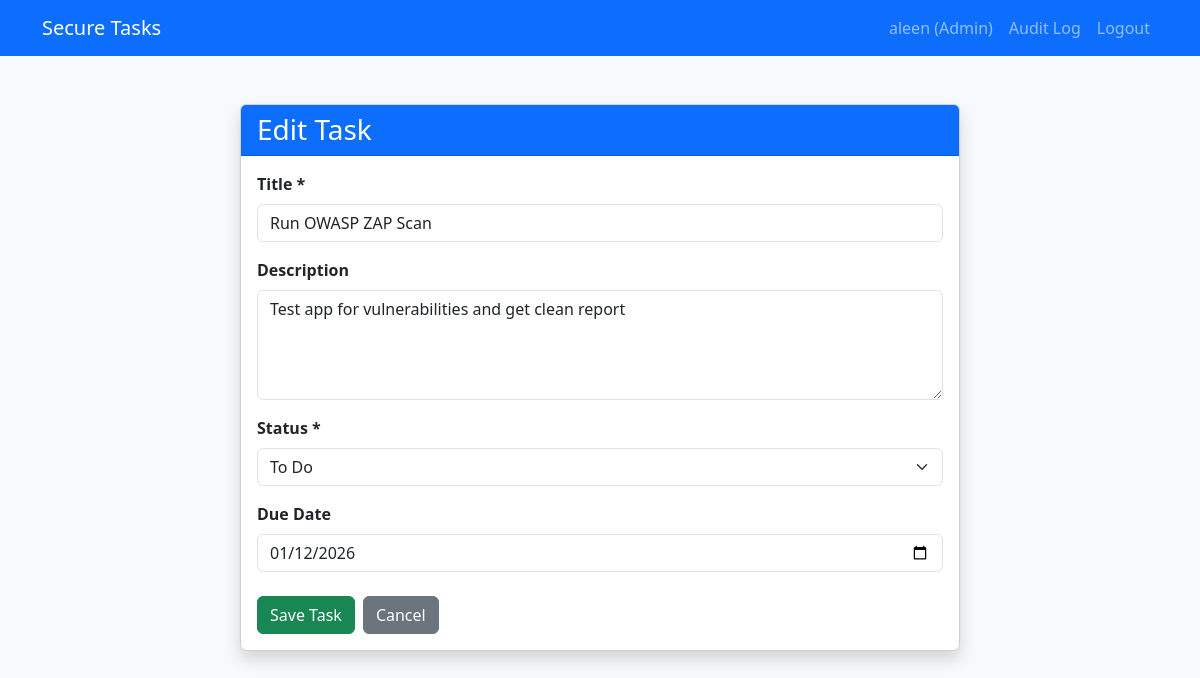
The page /tasks/3/update/ (signed in) on the database its author committed.
### tasks/models.py (models this page shows, shortened)
class Task(models.Model):
    STATUS_CHOICES = [
        ('TODO', 'To Do'),
        ('IN_PROGRESS', 'In Progress'),
        ('DONE', 'Done'),
    ]
    title = models.CharField(
        max_length=200,
        help_text="Task title (required)"
    )
    description = models.TextField(
        blank=True,
        null=True,
        help_text="Optional task description"
    )
    status = models.CharField(
        max_length=20,
        choices=STATUS_CHOICES,
        default='TODO',
        help_text="Current task status"
    )
    due_date = models.DateField(
        null=True,
        blank=True,
        help_text="Optional due date"
    )
    owner = models.ForeignKey(
        User,
        on_delete=models.CASCADE,
        related_name='tasks',
        help_text="Task owner (for access control)"
    )
    created_at = models.DateTimeField(
        auto_now_add=True,
        help_text="Auto-set creation timestamp"
    )
    class Meta:
        ordering = ['-created_at']
        verbose_name = 'Task'
        verbose_name_plural = 'Tasks'

### tasks/views.py (the view, shortened to what this page needs)
# urls.py: path('<int:pk>/update/', views.TaskUpdateView.as_view(), name='task_update'),
class TaskUpdateView(LoginRequiredMixin, UserPassesTestMixin, UpdateView):
    model = Task
    fields = ['title', 'description', 'status', 'due_date']
    template_name = 'tasks/task_form.html'
    success_url = reverse_lazy('task_list')
    def test_func(self):
        task = self.get_object()
        return self.request.user == task.owner or self.request.user.is_staff

### securetaskapp/templates/tasks/task_form.html (shortened to what this page needs)
{% extends 'base.html' %}
{% block content %}
<div class="container mt-5">
    <div class="row justify-content-center">
        <div class="col-md-8">
            <div class="card shadow">
                <div class="card-header bg-primary text-white">
                    <h3 class="mb-0">{% if form.instance.pk %}Edit Task{% else %}Create New Task{% endif %}</h3>
                </div>
                <div class="card-body">
                    <form method="post">
                        <div class="mb-3">
                            <label for="id_title" class="form-label fw-bold">Title *</label>
                            <input type="text" name="title" class="form-control" id="id_title"
                                   value="{{ form.title.value|default:'' }}" required
                                   placeholder="Enter task title">
                        </div>
                        <div class="mb-3">
                            <label for="id_description" class="form-label fw-bold">Description</label>
                            <textarea name="description" class="form-control" id="id_description"
                                      rows="4" placeholder="Enter task description">{{ form.description.value|default:'' }}</textarea>
                        </div>
                        <div class="mb-3">
                            <label for="id_status" class="form-label fw-bold">Status *</label>
                            <select name="status" class="form-select" id="id_status" required>
                                <option value="TODO" {% if form.status.value == 'TODO' or not form.status.value %}selected{% endif %}>To Do</option>
                            </select>
                        </div>
                        <div class="mb-4">
                            <label for="id_due_date" class="form-label fw-bold">Due Date</label>
                            <input type="date" name="due_date" class="form-control" id="id_due_date"
                                   value="{% if form.due_date.value %}{{ form.due_date.value|date:'Y-m-d' }}{% endif %}">
                        </div>
                        <div class="d-flex gap-2">
                            <button class="btn btn-success" type="submit">Save Task</button>
                            <a class="btn btn-secondary" href="{% url 'task_list' %}">Cancel</a>
                        </div>
                    </form>
                </div>
            </div>
        </div>
    </div>
</div>
{% endblock %}

### securetaskapp/templates/base.html (shortened to what this page needs)
<!DOCTYPE html>
<html lang="en">
<head>
    <link href="https://cdn.jsdelivr.net/npm/bootstrap@5.3.2/dist/css/bootstrap.min.css" rel="stylesheet">
</head>
<body class="bg-light">
    <nav class="navbar navbar-expand-lg navbar-dark bg-primary">
        <div class="container">
            <a class="navbar-brand" href="{% url 'task_list' %}">Secure Tasks</a>
            <div class="navbar-nav ms-auto">
                {% if user.is_authenticated %}
                    <a class="nav-item nav-link" href="{% url 'profile' %}">{{ user.username }} {% if user.is_staff %}(Admin){% endif %}</a>
                    {% if user.is_staff %}
                        <a class="nav-item nav-link" href="{% url 'audit_log' %}">Audit Log</a>
                    {% endif %}
                    <form method="post" action="{% url 'logout' %}" class="d-inline">
                        <button type="submit" class="nav-link btn btn-link" style="cursor: pointer;">Logout</button>
                    </form>
                {% else %}
                    <a class="nav-item nav-link" href="{% url 'login' %}">Login</a>
                    <a class="nav-item nav-link" href="{% url 'register' %}">Register</a>
                {% endif %}
            </div>
        </div>
    </nav>
    <div class="container mt-4">
        {% block content %}{% endblock %}
    </div>
</body>
</html>

### rows shown on the page
Task: title "Run OWASP ZAP Scan", description "Test app for vulnerabilities and get clean report", status "To Do", due_date "01/12/2026"

### other values the page prints
{{ user.username }} "aleen"
